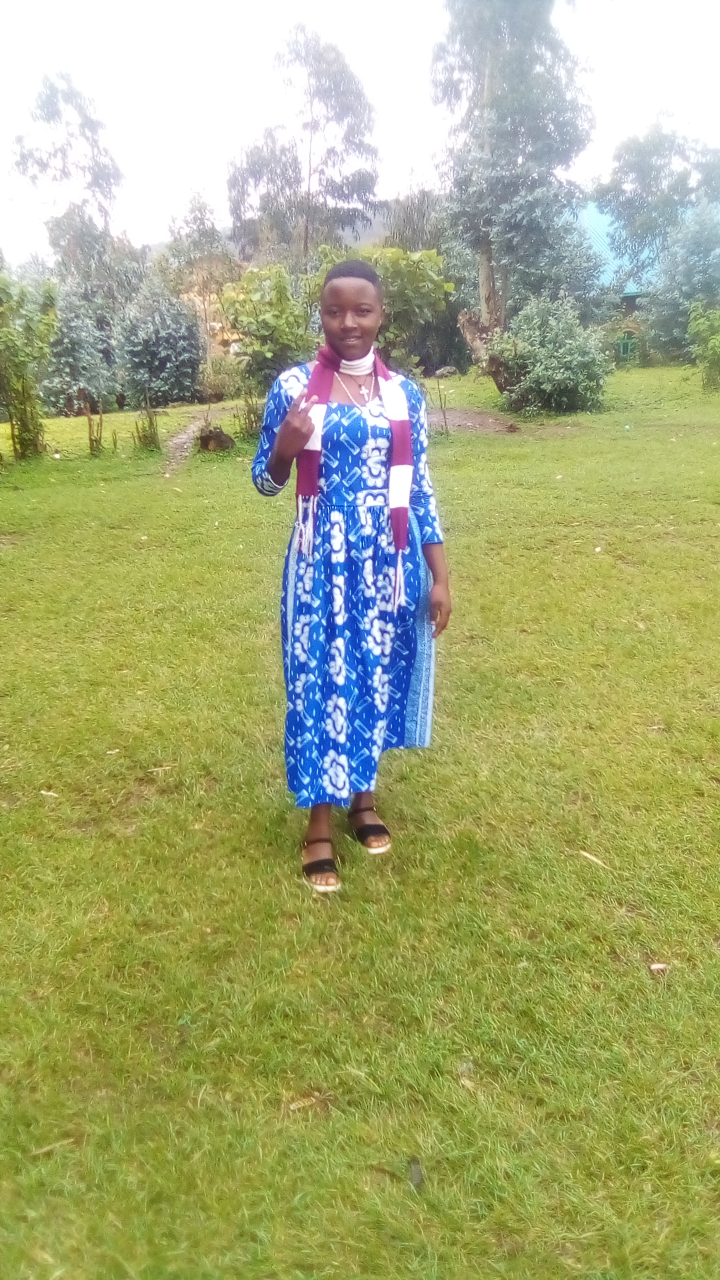
#> input picture Images/imagefiles/IMG_20230416_095707_2.jpg, 1440 x 2560 px, found by its file name (shown at 1/2 size)
$ python image1.py   (older library calls are emulated)
#> lines starting #> are read from the running program, lines starting #| are printed output that depends on the picture
# this is to import scipy to deal with images

# from scipy.misc import imread,imsave
import imageio
from imageio import imread,imsave

# this is to read image
img=imread("/home/edouard/Desktop/Programming/codingWithPython/MachineLearning/UpdatedTutorial/Images/imagefiles/IMG_20230416_095707_2.jpg")
#> img is the input picture: shape (2560, 1440, 3); mean R, G, B 167, 172.3, 122.8
print(img.dtype,img.shape)
#| uint8 (2560, 1440, 3)
print(img)
#> (printed output is left out)

# let me tint the image
tintImage=img*[1,0.45,0.3]
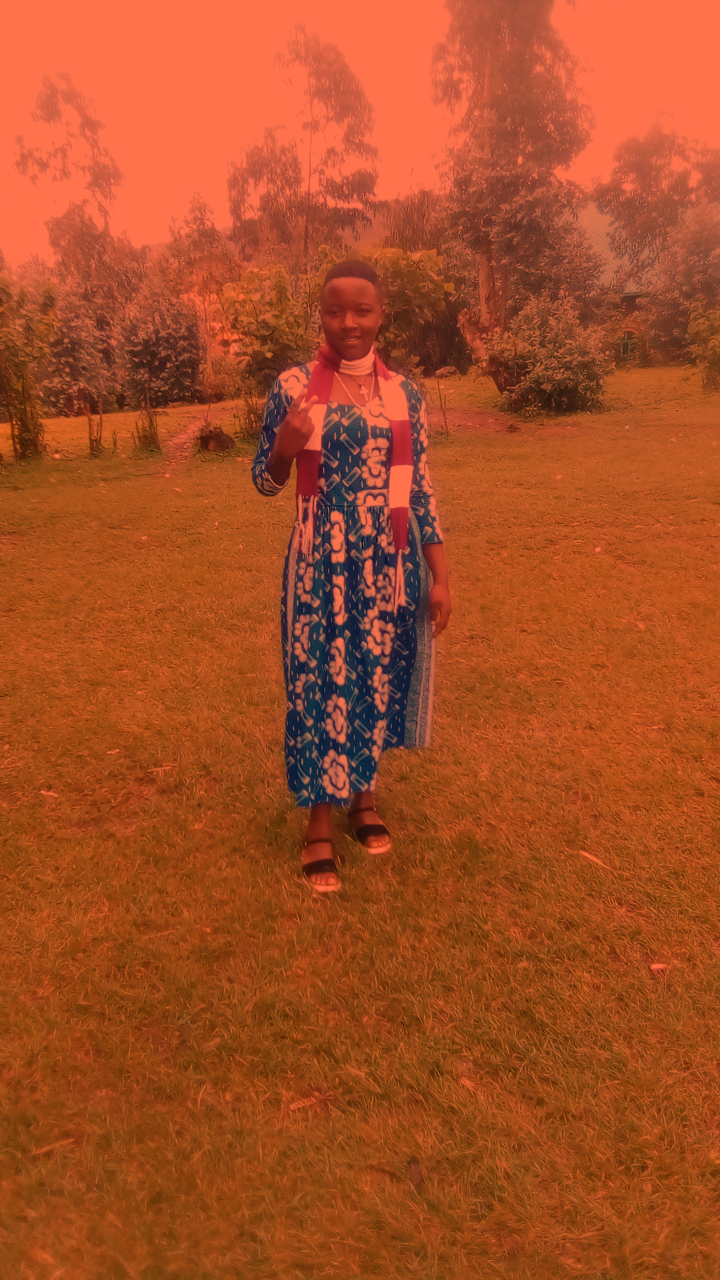
#> tintImage: shape (2560, 1440, 3) float64 (shown at 1/2 size); mean R, G, B 167, 77.5, 36.8

# let me save the the tinted image
#> (the run stopped early here; a loop or call above may not have finished)

$ run again, with Images/imagefiles/my photo.jpg copied over Images/imagefiles/IMG_20230416_095707_2.jpg
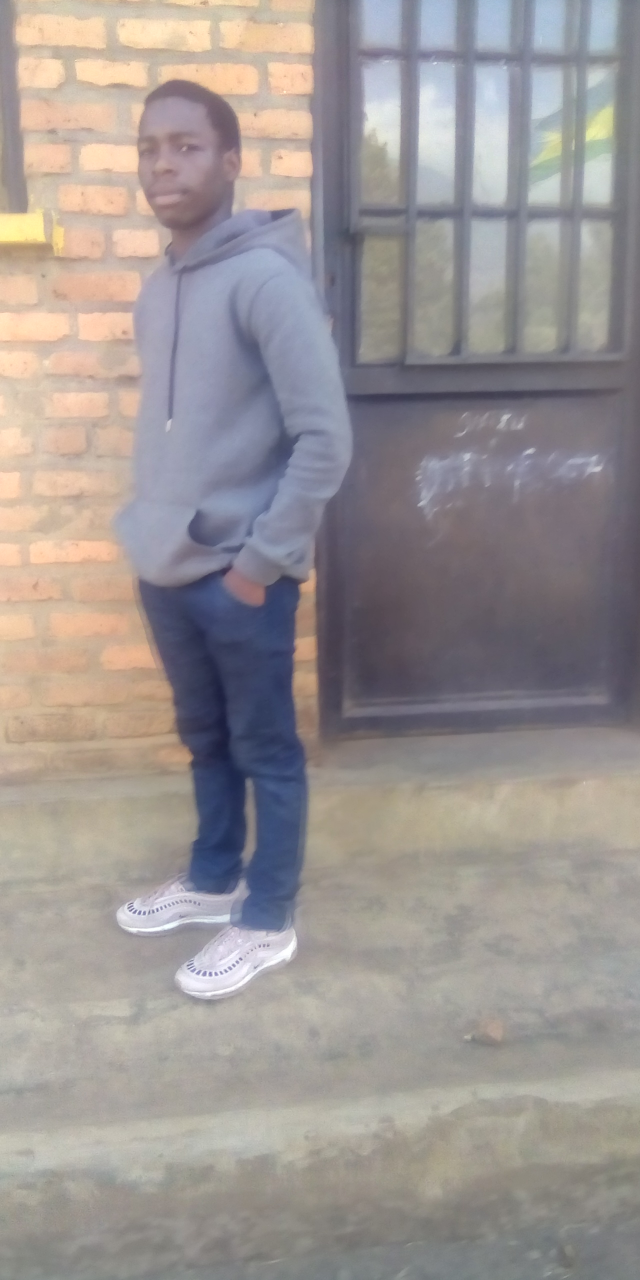
#> input picture Images/imagefiles/my photo.jpg, 1280 x 2560 px, found by its file name (shown at 1/2 size)
#> img is the input picture: shape (2560, 1280, 3); mean R, G, B 155.2, 148.6, 147.4
#| uint8 (2560, 1280, 3)
#> (printed output is left out)
#> `tintImage=img*[1,0.45,0.3]`:
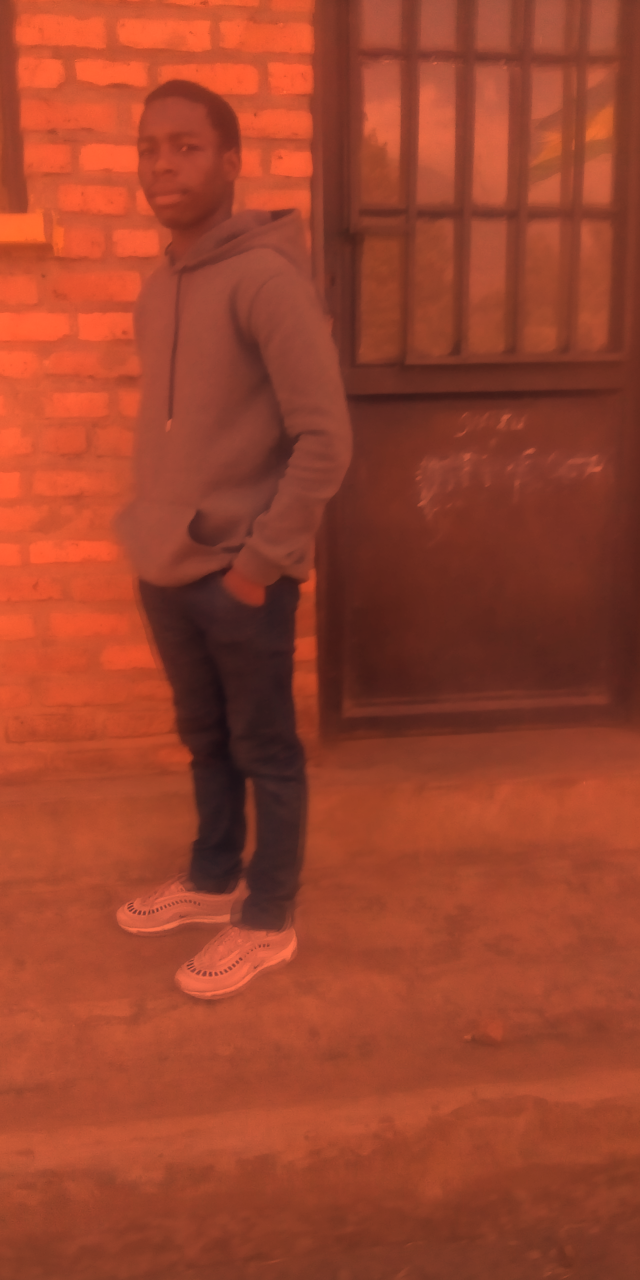
#> tintImage: shape (2560, 1280, 3) float64 (shown at 1/2 size); mean R, G, B 155.2, 66.9, 44.2
